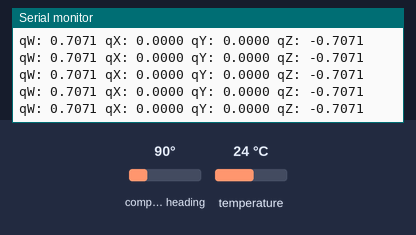
The sketch below on a simulated ESP32. On the bench: the last lines printed to the serial monitor. Inputs (shaded band) come from the test bench; at power-on: compass heading 90°, temperature 24 °C.

Above: at 11.2 s.
11.3 s: compass heading set to 7°
At 11.8 s:
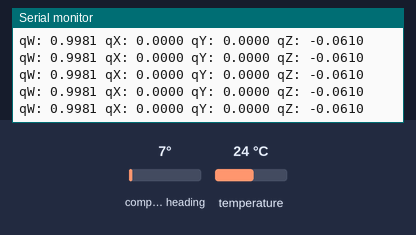
12.8 s: compass heading set to 180°
At 13.8 s:
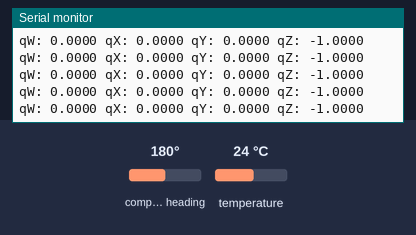
Timing chart, 0 to 15.8 s (numbered marks = the images above; inputs shaded):
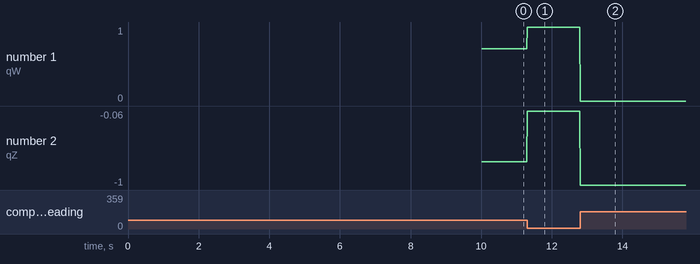

Measured:
- after the input at 11.3 s, the serial monitor: prints a new line at once (image 1)
- after the input at 12.8 s, the serial monitor: prints a new line at once (image 2)
- plotted number 1: 0.71 → 1 after the input at 11.3 s
- plotted number 2: -0.71 → -0.06 after the input at 11.3 s, -0.06 → -1 after the input at 12.8 s

The sketch:

BNO_BBM.ino
```cpp
#include <Wire.h>
#include <Adafruit_BNO055.h>
#include <Ticker.h>
Ticker bno055ticker; //タイマー割り込み用のインスタンス
#define BNO055interval 10 //何ms間隔でデータを取得するか

//Adafruit_BNO055 bno = Adafruit_BNO055(55, 0x28, &Wire); //ICSの名前, デフォルトアドレス, 謎
Adafruit_BNO055 bno = Adafruit_BNO055(55, 0x28);

void setup(void)
{
  pinMode(21, INPUT_PULLUP); //SDA 21番ピンのプルアップ(念のため)
  pinMode(22, INPUT_PULLUP); //SDA 22番ピンのプルアップ(念のため)

  Serial.begin(115200);
  Serial.println("Orientation Sensor Raw Data Test"); Serial.println("");

  if (!bno.begin()) // センサの初期化
  {
    Serial.print("Ooops, no BNO055 detected ... Check your wiring or I2C ADDR!");
    while (1);
  }

  delay(10000);

  /* Display the current temperature */
  int8_t temp = bno.getTemp();
  Serial.print("Current Temperature: ");
  Serial.print(temp);
  Serial.println(" C");
  Serial.println("");

  bno.setExtCrystalUse(false);

  Serial.println("Calibration status values: 0=uncalibrated, 3=fully calibrated");
  bno055ticker.attach_ms(BNO055interval, get_bno055_data);
}

void get_bno055_data(void)
{
  // Possible vector values can be:
  // - VECTOR_ACCELEROMETER - m/s^2
  // - VECTOR_MAGNETOMETER  - uT
  // - VECTOR_GYROSCOPE     - rad/s
  // - VECTOR_EULER         - degrees
  // - VECTOR_LINEARACCEL   - m/s^2
  // - VECTOR_GRAVITY       - m/s^2

  /*
  // キャリブレーションのステータスの取得と表示
  uint8_t system, gyro, accel, mag = 0;
  bno.getCalibration(&system, &gyro, &accel, &mag);
  Serial.print("CALIB Sys:");
  Serial.print(system, DEC);
  Serial.print(", Gy");
  Serial.print(gyro, DEC);
  Serial.print(", Ac");
  Serial.print(accel, DEC);
  Serial.print(", Mg");
  Serial.print(mag, DEC);


  /*
  // ジャイロセンサ値の取得と表示
  imu::Vector<3> gyroscope = bno.getVector(Adafruit_BNO055::VECTOR_GYROSCOPE);
  Serial.print("   Gy_xyz:");
  Serial.print(gyroscope.x());
  Serial.print(", ");
  Serial.print(gyroscope.y());
  Serial.print(", ");
  Serial.print(gyroscope.z());


  // 加速度センサ値の取得と表示
  imu::Vector<3> accelermetor = bno.getVector(Adafruit_BNO055::VECTOR_ACCELEROMETER);
  Serial.print(" 　Ac_xyz:");
  Serial.print(accelermetor.x());
  Serial.print(", ");
  Serial.print(accelermetor.y());
  Serial.print(", ");
  Serial.print(accelermetor.z());


  /*
  // 磁力センサ値の取得と表示
  imu::Vector<3> magnetmetor = bno.getVector(Adafruit_BNO055::VECTOR_MAGNETOMETER);
  Serial.print(" 　Mg_xyz:");
  Serial.print(magnetmetor .x());
  Serial.print(", ");
  Serial.print(magnetmetor .y());
  Serial.print(", ");
  Serial.print(magnetmetor .z());

  /*
  // センサフュージョンによる方向推定値の取得と表示
  imu::Vector<3> euler = bno.getVector(Adafruit_BNO055::VECTOR_EULER);
  Serial.print("   DIR_xyz:");
  Serial.print(euler.x());
  Serial.print(", ");
  Serial.print(euler.y());
  Serial.print(", ");
  Serial.print(euler.z());

  */
    // センサフュージョンの方向推定値のクオータニオン
  imu::Quaternion quat = bno.getQuat();
  Serial.print("qW: ");
  Serial.print(quat.w(), 4);
  Serial.print(" qX: ");
  Serial.print(quat.x(), 4);
  Serial.print(" qY: ");
  Serial.print(quat.y(), 4);
  Serial.print(" qZ: ");
  Serial.print(quat.z(), 4);
  Serial.print("\t\t");


  Serial.println();
}

void loop(void)
{


  }
```
